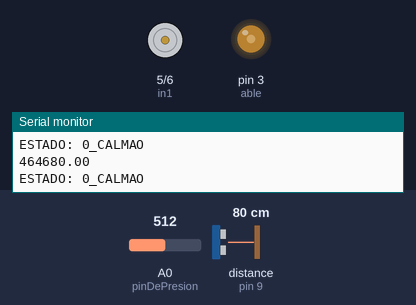
This sketch was run on a simulated Arduino Uno, built with avr-gcc and run on an emulated ATmega328P. On the bench: motor-driver pin pairs drawn as motors (green arrow = first pin HIGH = forward, orange = second pin HIGH = backward, longer = more drive), output pins drawn as LEDs (lit = HIGH), the last lines printed to the serial monitor. Wiring (inferred from the names in the program): ultrasonic range finder: trigger pin 8; echo pin 9. Inputs (shaded band) come from the test bench; at power-on: distance to the obstacle (sensor on pin 9) 80 cm, A0 (pinDePresion) = 512. Random numbers use the default seed unless the sketch sets one; the audio player accepts every command and is not drawn; pins used as bus, display or sensor lines are not drawn.

Above: at 1.7 s.
1.8 s: distance to the obstacle (sensor on pin 9) set to 34 cm
4.8 s: distance to the obstacle (sensor on pin 9) set to 27 cm
At 6.9 s:
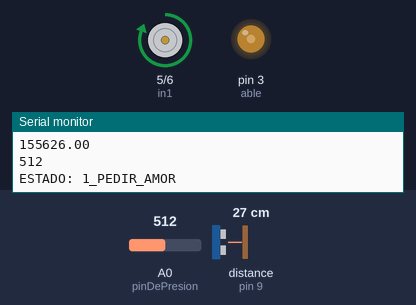
7.8 s: A0 (pinDePresion) set to 893
10.5 s: A0 (pinDePresion) set to 911
13.5 s: A0 (pinDePresion) set to 900
At 13.9 s:
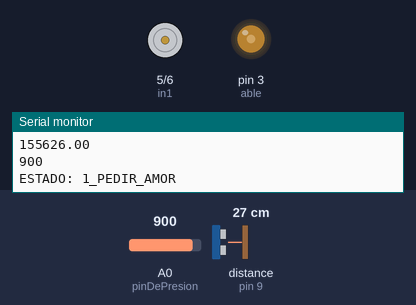
16.5 s: A0 (pinDePresion) set to 1023
Timing chart, 0 to 19.0 s (numbered marks = the images above; inputs shaded):
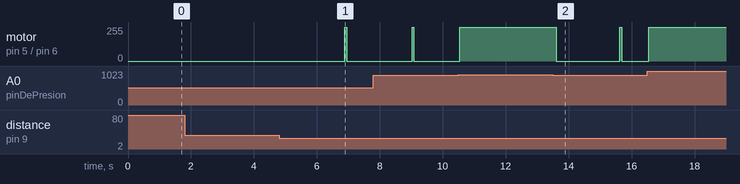

Measured:
- the behaviour switches between 31 and 30 cm on distance to the obstacle (sensor on pin 9) (found by bisection; images 0 and 1)
- after the input at 4.8 s, motor on pin 5 (in1) / pin 6 (in2): stopped → forward 255/255 after 2.1 s, → stopped 0.06 s later
- after the input at 13.5 s, motor on pin 5 (in1) / pin 6 (in2): forward 255/255 → stopped after 0.11 s

The sketch:

emocionalidades_6_4.ino
```cpp
//incluir archivos de clases
//módulo mp3 tf 16p DFPlayerMini
#include "ActuadorN3P.h"
//sensor de presion
#include "SensorDePresion.h"
//motor DC
#include "MotorMarvel.h"
// servomotores
#include "ActuadorSielvo.h"
// sensor ultrasónico
#include "SensorSonic.h"

// declarar instancias de cada clase
ActuadorN3P n3p;
SensorDePresion depresion;
MotorMarvel motoMoto;
ActuadorSielvo sielvoLumbar;
ActuadorSielvo sielvoRotor;
SensorSonic hedgehog;

int estadoActual = 0;
int estadoAnterior = -1;

// bool estadoAct0;
// bool estadoAct1;
// bool estadoAct1;
// bool estadoAct1;

// parte en estado 0
// estados 0, 1, 2, 3 pueden avanzar al siguiente
// estados 2, 3, 4 pueden volver al 0
// estado 4 tras terminar vuelve al 0

// ESTADOS
// 0_CALMAO: sensor ultrasonico
// 1_PEDIR_AMOR: sensor de presion
// 2_PATALETA_LEVE: mp3
// 3_PATALETA_BRIGIDA: servo columna, mp3
// 4_AUTODESTRUCCION: servo rotacion, servo columna, mp3, motorDC

// parte en estado 0

unsigned long inicioEstado1 = 0;
unsigned long duracionEstado1 = 2000;
unsigned long inicioEstado2 = 0;
unsigned long duracionEstado2 = 2000;
unsigned long inicioEstado3 = 0;
unsigned long duracionEstado3 = 2000;
unsigned long inicioEstado4 = 0;
unsigned long duracionEstado4 = 8000;

unsigned long momentoCambioEstado = 0;

unsigned long delayAbrazo = 0;
bool esperarAbrazo;


void setup() {
  n3p.configurar();
  depresion.configurarDePresion();
  motoMoto.Setear();
  hedgehog.configurarSonic();
  Serial.begin(9600);
}

void loop() {
  // guardar estadoAnterior
  // si sensor de presion detecta presion, abrazar = true
  depresion.funcionaDePresion();
  hedgehog.funcionaSonic();
  motoMoto.Setear();


  //estadoAnterior = estadoActual;
  // actualizar lecturas de sensores
  // o detectar si es hora de volver a estado 0
  // if (millis() - momentoCambioEstado) > tiempoQueDuraEstado4,
  // entonces estadoActual = 0
  // definir estado actual
  // detectar si hubo cambio de estado

  //   if (estadoActual != estadoAnterior) {
  //  estadoAnterior = estadoActual;


  if (depresion.valorDePresion > 900) {
    Serial.print("WATOM");
    //if (motoMoto.abrazando == true) {
    // motoMoto.abrazar();
    motoMoto.activarAbrazo();  //resetea el timer

    Serial.println("transicion -> estado 0_CALMAO (por presion)");
    // hedgehog.carinoPotencial=false;
    // estadoAnterior = estadoActual;
    estadoActual = 0;
    // enEstado1 = false;
    //}
  }
  if (esperarAbrazo == true) {
    if (millis() - delayAbrazo >= 100) {

      estadoActual = 0;
      esperarAbrazo = false;
      Serial.println("transicion -> estado 0_CALMAO (por presion)");
    }
  }

  if (estadoActual == 0) {

    Serial.println("ESTADO: 0_CALMAO");
    // si ultrasonico detecta presencia
    // paso al estado 1
    if (hedgehog.carinoPotencial) {
      estadoAnterior = estadoActual;
      estadoActual = 1;
      // enEstado1 = true;
      inicioEstado1 = millis();
      hedgehog.carinoPotencial = false;
      Serial.println("transicion -> estado 1_PEDIR_AMOR");
    }
  } else if (estadoActual != estadoAnterior && estadoActual == 1) {
    Serial.println(depresion.valorDePresion);
    Serial.println("ESTADO: 1_PEDIR_AMOR");

    if (millis() - inicioEstado1 >= duracionEstado1) {
      estadoActual = 2;
    } else {
      // // emitir audio del estado 1
      n3p.emitirAlarmaEstado1();
      // modulito.volume(2);

      // Serial.println(depresion.valorDePresion);
      // if (depresion.watitaRascada == true) {
      //   Serial.println("WATOM");
      //   motoMoto.activarAbrazo(2000);  //resetea el timer

      //   // esperaaaaaaaaaar
      //   delayAbrazo = millis();
      //   esperarAbrazo = true;
      //   depresion.watitaRascada = false;  // resetear
      // }

      // if (esperarAbrazo == true) {
      //   if (millis() - delayAbrazo >= 2000) {
      //     estadoActual = 0;
      //     esperarAbrazo = false;
      //     Serial.println("transicion -> estado 0_CALMAO (por presion)");
      // hedgehog.carinoPotencial=false;
      // estadoAnterior = estadoActual;


      // motoMoto.abrazando=false;
      // motoMoto.abrazar();

      // enEstado1 = false;
    }
  }

  else if (estadoActual != estadoAnterior && estadoActual == 2) {
    Serial.println("ESTADO: 2_PATALETA_LEVE");
    inicioEstado2 = millis();

    if (millis() - inicioEstado2 >= duracionEstado2) {

      estadoActual = 3;
    } else {

      // emitir audio del estado 2
      // emitir audio del estado 1
      n3p.emitirAlarmaEstado2();

      if (depresion.watitaRascada == true) {
        Serial.print("WATOM");
        // motoMoto.abrazar();
        motoMoto.activarAbrazo();  //resetea el timer


        Serial.println("transicion -> estado 0_CALMAO (por presion)");
        // hedgehog.carinoPotencial=false;
        // estadoAnterior = estadoActual;
        estadoActual = 0;
        // enEstado1 = false;
      }
    }
  } else if (estadoActual != estadoAnterior && estadoActual == 3) {
    Serial.println("ESTADO: 3_PATALETA_BRIGIDA");
    inicioEstado3 = millis();
    if (millis() - inicioEstado3 >= duracionEstado3) {

      estadoActual = 4;
    } else {

      // emitir audio del estado 2
      // emitir audio del estado 1
      n3p.emitirAlarmaEstado3();
      if (depresion.watitaRascada == true) {
        // motoMoto.abrazar();
        motoMoto.activarAbrazo();  //resetea el timer

        Serial.print("WATOM");


        Serial.println("transicion -> estado 0_CALMAO (por presion)");
        // hedgehog.carinoPotencial=false;
        // estadoAnterior = estadoActual;
        estadoActual = 0;
        // enEstado1 = false;
      }
    }
  } else if (estadoActual != estadoAnterior && estadoActual == 4) {
    Serial.println("ESTADO: 4_AUTODESTRUCCION");
    inicioEstado4 = millis();

    if (millis() - inicioEstado4 >= duracionEstado4) {

      estadoActual = 0;
    } else {

      // emitir audio del estado 2
      // emitir audio del estado 1
      n3p.emitirAlarmaEstado4();
      if (depresion.watitaRascada == true) {
        Serial.print("WATOM");
        if (motoMoto.abrazando == true) {
          // motoMoto.abrazar();
          motoMoto.activarAbrazo();  //resetea el timer

          Serial.println("transicion -> estado 0_CALMAO (por presion)");
          // hedgehog.carinoPotencial=false;
          // estadoAnterior = estadoActual;
          estadoActual = 0;
          // enEstado1 = false;
        }
      }
    }
  }
}

// si sensor de presion pasa de PRESION A NO PRESION
// abrazar = false
// paso a estado = 2

//   } else if (estadoActual == 2) {
//     // n3p.audioYaSonoEstado1 = false;
//     //  if (tiempoActual - tiempoTranscurrido >= intervaloE2) {
//     Serial.println("ESTADO: 2_PATALETA_LEVE");

//     // emitir audio del estado 2
//     n3p.emitirAlarmaEstado2();
//     // cuando pasa cierto tiempo asociado a estado 2
//     // pasa al estado 3
//     // pero si sensa presion vuelve al estado 0
//     depresion.funcionaDePresion();
//     if (depresion.watitaRascada == true) {
//       motoMoto.abrazar();
//       estadoActual = 0;
//     }
//     // } else {
//     estadoActual = 3;

//   } else if (estadoActual == 3) {
//     // if (tiempoActual - tiempoTranscurrido >= intervaloE3) {
//     Serial.println("ESTADO: 3_PATALETA_BRIGIDA");

//     // emitir audio del estado 3
//     // n3p.emitirAlarma(estadoActual);

//     // simultaneamente mueve el motor DC
//     // despues de cierto tiempo asociado a estado 3
//     // pasa al estado 4
//     // pero si sensa presion vuelve al estado 0
//     depresion.funcionaDePresion();
//     if (depresion.watitaRascada == true) {
//       motoMoto.abrazar();
//       estadoActual = 0;

//       // } else {
//       estadoActual = 4;
//     }
//   } else if (estadoActual == 4) {
//     // tiempoActual = 0;
//     // tiempoTranscurrido = millis();
//     // if (tiempoActual - tiempoTranscurrido >= intervaloE4) {
//     Serial.println("ESTADO: AUTODESTRUCCION");

//     // emitir audio del estado 4
//     // n3p.emitirAlarma(estadoActual);
//     // mientras suena
//     // simultaneamente mueve el motor servo de rotacion
//     sielvoRotor.SielvoRotar();
//     // simultaneamente abrazo = true
//     motoMoto.abrazar();
//     // cuando termina la rotacion del motor servo
//     // se mueve el servo lumbar
//     sielvoLumbar.SielvoAflijir();
//     // tras terminar servo lumbar
//     // despues de cierto tiempo asociado a estado 4
//     // pasa al estado 0

//     // pasa al estado 0 inmediatamente
//     // si sensa presion en cualquier momento
//     // } else {
//     // estadoActual = 0;
//   }
//    estadoAnterior = estadoActual;
// }


// }
```

ActuadorN3P.cpp
```cpp
#include "ActuadorN3P.h"
#include <Arduino.h>

ActuadorN3P::ActuadorN3P() {
  // tiempoNuevoEstado1 = 0;
  // intervaloAudio = 5000;  // 5 segundos por ejemplo
}

void ActuadorN3P::configurar() {
  mp3Serial.begin(9600);

  if (!modulito.begin(mp3Serial)) {
    Serial.println("Error iniciando DFPlayer");
  } else {
    Serial.println("DFPlayer listo!");
  }
}

void ActuadorN3P::emitirAlarmaEstado1() {
  if (!audioReproduciendo) {
    //  tiempoActualAudio = millis();
    modulito.volume(25);
    // if (tiempoActualAudio - tiempoNuevoEstado1 >= intervaloAudio) {
    int randomFile = random(0, 2);
    modulito.playFolder(1, randomFile);
      Serial.println("audio1");

    audioReproduciendo = true;
    Serial.print("Reproduciendo archivo ");
    Serial.println(randomFile);
    // tiempoNuevoEstado1 = tiempoActualAudio;
  }
  // Detectar fin del audio
  if (modulito.available()) {
    if (modulito.readType() == DFPlayerPlayFinished) {
      audioReproduciendo = false;
      Serial.println("Audio finalizado");
    }
  }
}

void ActuadorN3P::emitirAlarmaEstado2() {
  if (!audioReproduciendo) {
    //  tiempoActualAudio = millis();
    modulito.volume(25);
    // if (tiempoActualAudio - tiempoNuevoEstado1 >= intervaloAudio) {
    int randomFile = random(1, 3);
    modulito.playFolder(2, randomFile);
    audioReproduciendo = true;
    Serial.print("Reproduciendo archivo ");
    Serial.println(randomFile);
    // tiempoNuevoEstado1 = tiempoActualAudio;
  }
  // Detectar fin del audio
  if (modulito.available()) {
    if (modulito.readType() == DFPlayerPlayFinished) {
      audioReproduciendo = false;
      Serial.println("Audio finalizado");
    }
  }
}

void ActuadorN3P::emitirAlarmaEstado3() {
  if (!audioReproduciendo) {
    //  tiempoActualAudio = millis();
    modulito.volume(25);
    // if (tiempoActualAudio - tiempoNuevoEstado1 >= intervaloAudio) {
    int randomFile = random(1, 3);
    modulito.playFolder(3, randomFile);
    audioReproduciendo = true;
    Serial.print("Reproduciendo archivo ");
    Serial.println(randomFile);
    // tiempoNuevoEstado1 = tiempoActualAudio;
  }
  // Detectar fin del audio
  if (modulito.available()) {
    if (modulito.readType() == DFPlayerPlayFinished) {
      audioReproduciendo = false;
      Serial.println("Audio finalizado");
    }
  }
}

void ActuadorN3P::emitirAlarmaEstado4 () {
  if (!audioReproduciendo) {
    //  tiempoActualAudio = millis();
    modulito.volume(25);
    // if (tiempoActualAudio - tiempoNuevoEstado1 >= intervaloAudio) {
    int randomFile = random(1, 3);
    modulito.playFolder(4, randomFile);
    audioReproduciendo = true;
    Serial.print("Reproduciendo archivo ");
    Serial.println(randomFile);
    // tiempoNuevoEstado1 = tiempoActualAudio;
  }
  // Detectar fin del audio
  if (modulito.available()) {
    if (modulito.readType() == DFPlayerPlayFinished) {
      audioReproduciendo = false;
      Serial.println("Audio finalizado");
    }
  }
}
//   }
//     //ver si hay audios en la cola
//     if (modulito.available()) {

//     //reproducir audio random del estado 1(pedirAmor)
//     // randomFile = random(1, 3);
//     modulito.playFolder(1, 1);
//     // delay(20);

//     // notificar por el monitor Serial que fue reproducida la alarma fuerte
//     Serial.print("audio estado 1_PEDIR_AMOR , ");
//     Serial.println(randomFile);

//     tiempoNuevoEstado1 = tiempoActualAudio;
//     // tiempoNuevoEstado1 = tiempoActualAudio;
//   }
// }


// void ActuadorN3P::emitirAlarmaEstado2() {}
// void ActuadorN3P::emitirAlarmaEstado3() {}
// void ActuadorN3P::emitirAlarmaEestado4() {}


/*
void ActuadorN3P::emitirAlarma(int estadoActual) {
// 0_CALMAO


// 1_PEDIR_AMOR
// 2_PATALETA_LEVE
// 3_PATALETA_BRIGIDA
// 4_AUTODESTRUCCION

  if (estadoActual == 1) {
    //reproducir audio random del estado 1(pedirAmor)
    //print "rascame la watita"
    //tiempoInicioEstado=millis();
    randomFile = random(1, 3);
    modulito.playFolder(1, randomFile);
    //si el tiempoInicioEstado es mayor a 8seg, pasa a estado 2(pataletaLeve)
  } else if (estadoActual == 2) {
    //reproducir audio random del estado 2(pataletaLeve)
      randomFile = random(1, 3);
    modulito.playFolder(2, randomFile);
    //tiempoInicioEstado=millis();
    //si el tiempoInicioEstado es mayor a 12seg, pasa a estado 3(pataletaBrigida)
  } else if (estadoActual == 3) {
    //reproducir audio random del estado 3(pataletaBrigida)
        randomFile = random(1, 3);
    modulito.playFolder(3, randomFile);
    //tiempoInicioEstado=millis();
    //si el tiempoInicioEstado es mayor a 12seg, pasa a estado 4(autodestruccion)
  } else if (estadoActual == 4) {
    //reproducir audio largo del estado 4(autodestruccion)
    modulito.playFolder(3, 1);

  }
*/


//   ActuadorN3P::modulito.volume(20);
//   ActuadorN3P::modulito.play();
//   delay(500);
//   Serial.println("rascame la watita xfis :p");
// }
```

ActuadorN3P.h
```cpp
#ifndef ACTUADOR_N3P_H
#define ACTUADOR_N3P_H

#include <Arduino.h>
#include <SoftwareSerial.h>
#include <DFRobotDFPlayerMini.h>

class ActuadorN3P {
public:
  // constructor
  ActuadorN3P();

  void configurar();

  //void emitirAlarma(int estadoActual);

  void emitirAlarmaEstado1();
  void emitirAlarmaEstado2();
  void emitirAlarmaEstado3();
  void emitirAlarmaEstado4();

  SoftwareSerial mp3Serial = SoftwareSerial(10, 11);
  DFRobotDFPlayerMini modulito;

  int randomFile;
  int tiempoActualAudio=0;
  unsigned long tiempoNuevoEstado1 = millis();
  // int tiempoNuevoEstado2;
  // int tiempoNuevoEstado3;
  // int tiempoNuevoEstado4;
unsigned long intervaloAudio=10000;
bool audioReproduciendo= false;
  // bool debug = false;


};

#endif
```

ActuadorSielvo.cpp
```cpp
#include "ActuadorSielvo.h"


ActuadorSielvo::ActuadorSielvo() {

}

void ActuadorSielvo::SetearSielvo(){
    Servo sielvoLumbar;
  Servo sielvoRotor;
sielvoLumbar.attach(pinSielvoLumbar);
sielvoRotor.attach(pinSielvoRotor);

}

void ActuadorSielvo::SielvoRotar(){
  sielvoRotor.write(120);
}
void ActuadorSielvo::SielvoErguir(){
  sielvoLumbar.write(0);
}
void ActuadorSielvo::SielvoAflijir(){
  sielvoLumbar.write(90);
}
void ActuadorSielvo::SielvoTersiana(){
  sielvoLumbar.write(0);
  sielvoLumbar.write(30);
  sielvoLumbar.write(0);
  sielvoLumbar.write(30);
}
```

ActuadorSielvo.h
```cpp
#ifndef ACTUADOR_SIELVO_H
#define ACTUADOR_SIELVO_H

#include <Arduino.h>
#include <Servo.h>

class ActuadorSielvo {
public:

   int pinSielvoLumbar = 4;
   int pinSielvoRotor = 12;

   // Objetos servo
    Servo sielvoLumbar;
    Servo sielvoRotor;

  ActuadorSielvo();

 void SetearSielvo();

void SielvoRotar();

void SielvoErguir();

void SielvoAflijir();

void SielvoTersiana();

};

#endif
```

MotorMarvel.cpp
```cpp
#include "MotorMarvel.h"

MotorMarvel::MotorMarvel() {
  able = 3;
  in1 = 5;
  in2 = 6;
  pinMode(able, OUTPUT);
  pinMode(in1, OUTPUT);
  pinMode(in2, OUTPUT);
}

void MotorMarvel::Setear() {

  //asignar velocidad
  analogWrite(able, 100);
  abrazando = false;

  // que parta apagado
  digitalWrite(in1, LOW);
  digitalWrite(in2, LOW);
}

void MotorMarvel::activarAbrazo() {
  abrazando = true;
  duracionAbrazo = tiempo;
  inicioAbrazo = millis();

    digitalWrite(in1, HIGH);
  digitalWrite(in2, LOW);

   analogWrite(able, 100); // Velocidad (0-255)
}


void MotorMarvel::actualizarAbrazo() {
  if (abrazando == false) {
    return;
  }

  // si ya pasó el tiempo , abrazando es false
  if (millis() - inicioAbrazo >= duracionAbrazo) {
    abrazando = false;
    digitalWrite(in1, LOW);
    digitalWrite(in2, LOW);

    analogWrite(able, 0);
    Serial.println("STOP MOTOR");
  }
}


// void MotorMarvel::abrazar() {

//   if (abrazando == true) {
//     analogWrite(able, 100);
//     digitalWrite(in1, HIGH);
//   } else {
//     digitalWrite(in1, LOW);
//   }
// }

void MotorMarvel::tersiana() {
  //direccion1 ON
  digitalWrite(in1, HIGH);
  // direccion1 OFF
  digitalWrite(in1, LOW);

  //direccion ON
  digitalWrite(in2, HIGH);
  //direccion2 OFF
  digitalWrite(in2, LOW);
}
```

MotorMarvel.h
```cpp
  #ifndef MOTOR_MARVEL_H
#define MOTOR_MARVEL_H

#include <Arduino.h>

class MotorMarvel {
public:
  int able;
  int in1;
  int in2;
  bool abrazando;
  unsigned long inicioAbrazo = 0;
unsigned long duracionAbrazo = 5000; // por ejemplo 800ms
unsigned long tiempo;

  MotorMarvel();

  void Setear();

  void abrazar();

  void actualizarAbrazo();

  void activarAbrazo();

  void tersiana();
};

#endif
```

SensorDePresion.cpp
```cpp
// incluye el archivo.h
#include "SensorDePresion.h"

// hacer que la clase claseee
SensorDePresion::SensorDePresion() {}


void SensorDePresion::configurarDePresion() {

  pinDePresion = A0;
  valorDePresion = 0;
  watitaRascada = false;
  //hay q calibrar la presion/revisar cableado
  int presionMinimaAceptable = 700;
  pinMode(pinDePresion, INPUT);
}

void SensorDePresion::funcionaDePresion() {
  //asignar el valor del pin del sensor de presion, a la variable valorDePresion
  valorDePresion = analogRead(pinDePresion);
  // Serial.print(valorDePresion);
  //si valorDePresion es mayor a presionMinimaAceptable, hayBrazo es true
  if (valorDePresion > presionMinimaAceptable) {
    //recibiendo abrazo
    watitaRascada = true;
  } else {
    //si no vuelve a false, llama a ese estado todo el rato
    watitaRascada = false;
  }
}
```

SensorDePresion.h
```cpp
#ifndef SENSOR_DE_PRESION_H
#define SENSOR_DE_PRESION_H

// incluir biblliotecas
#include "Arduino.h"

// crear la clase
class SensorDePresion{
public:
SensorDePresion();

//crear los voids
void configurarDePresion();

void funcionaDePresion();

int pinDePresion;
int valorDePresion;
bool watitaRascada;
int presionMinimaAceptable;
};

#endif
```

Source omitted: SensorSonic.cpp (1043 bytes), SensorSonic.h (419 bytes)
